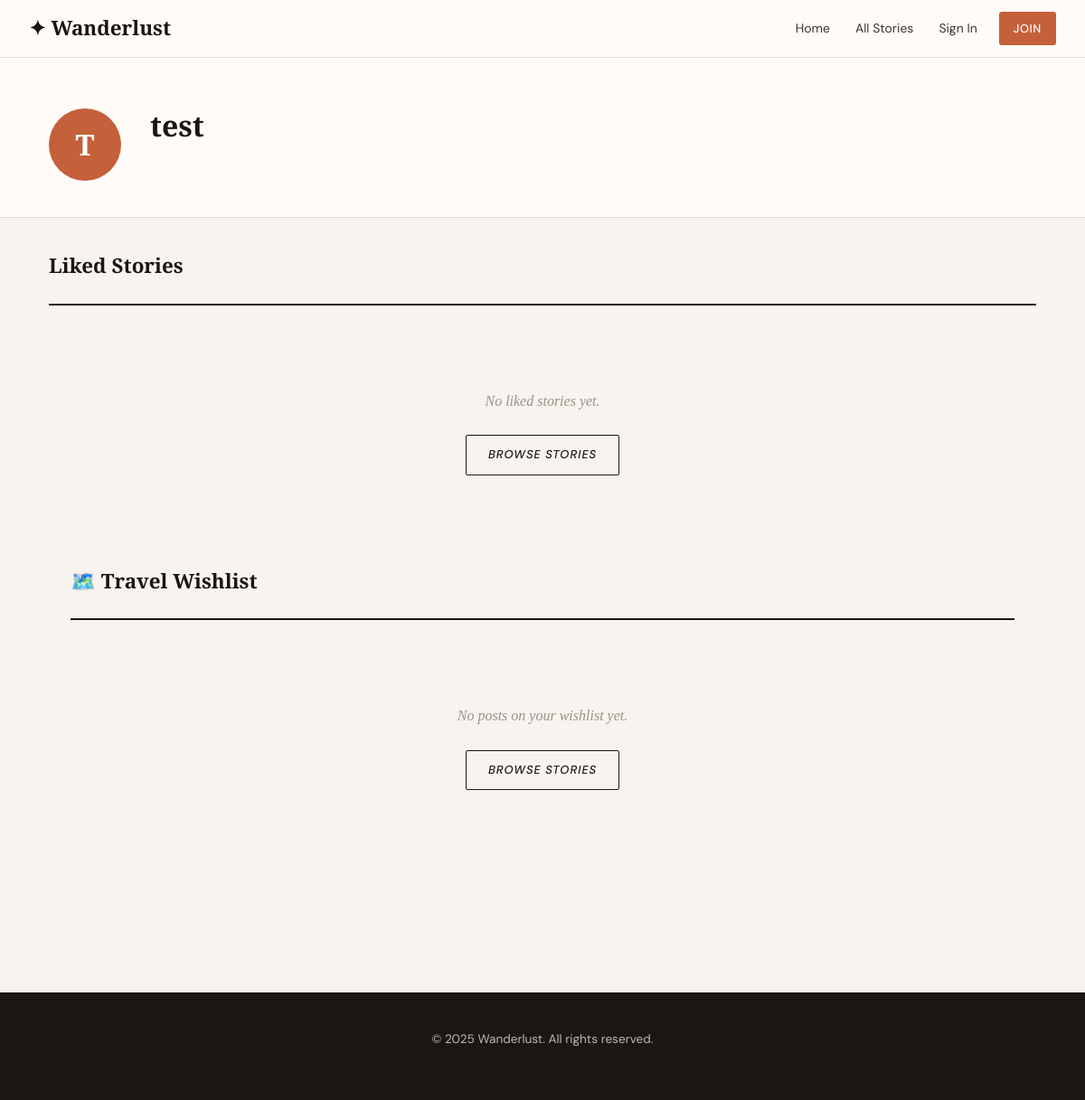
Page /accounts/profile/test/ on the earlier database version.
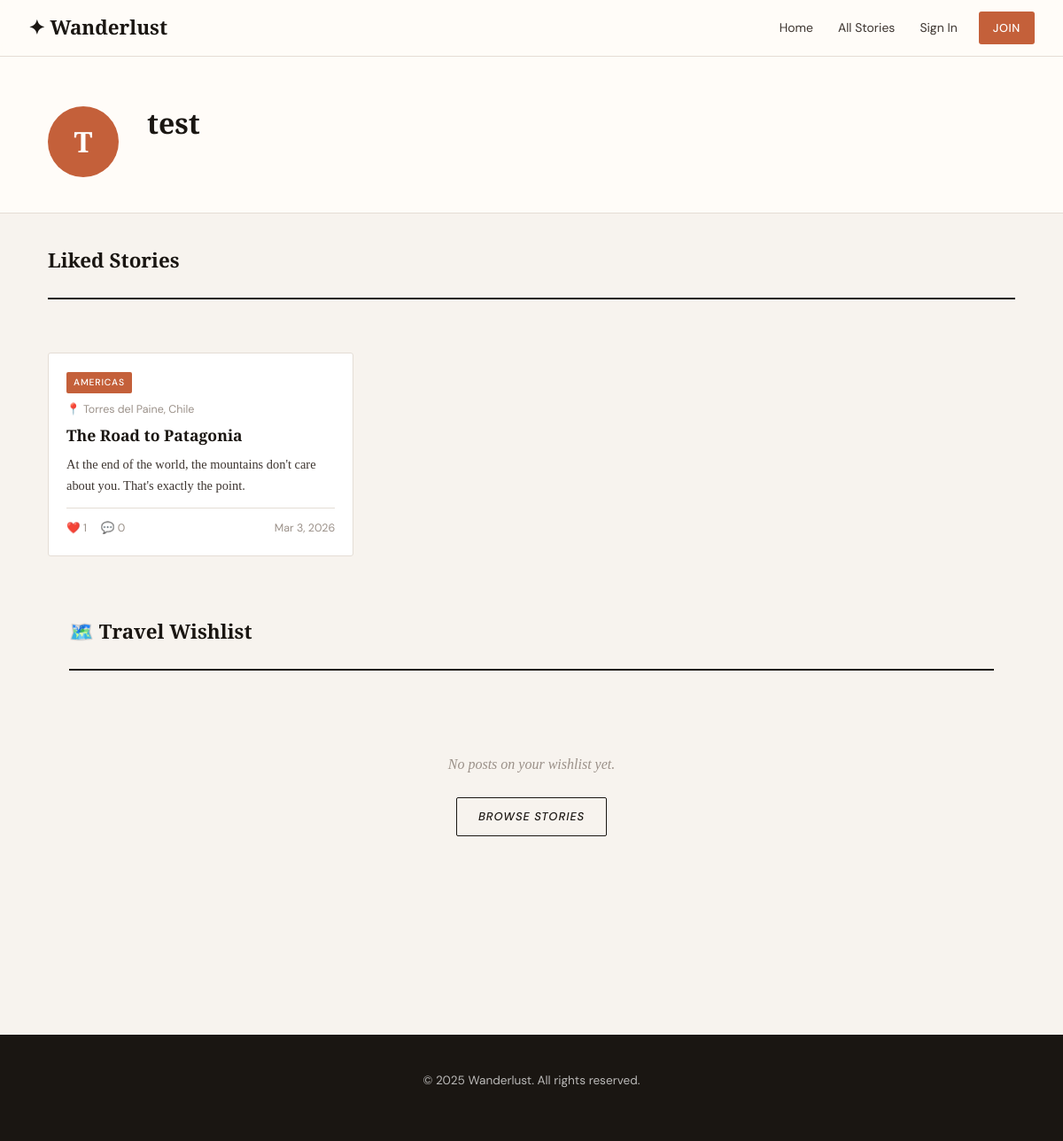
Same page on the later database version.
### blog/models.py (models this page shows, shortened)
class Like(models.Model):
    post = models.ForeignKey(Post, on_delete=models.CASCADE, related_name='likes')
    user = models.ForeignKey(User, on_delete=models.CASCADE, related_name='likes')
    created_at = models.DateTimeField(auto_now_add=True)
    class Meta:
        unique_together = ('post', 'user')

class Post(models.Model):
    STATUS_DRAFT = 'draft'
    STATUS_PUBLISHED = 'published'
    STATUS_CHOICES = [
        (STATUS_DRAFT, 'Draft'),
        (STATUS_PUBLISHED, 'Published'),
    ]
    title = models.CharField(max_length=200)
    slug = models.SlugField(max_length=200, unique=True, blank=True)
    author = models.ForeignKey(User, on_delete=models.CASCADE, related_name='posts')
    category = models.ForeignKey(Category, on_delete=models.SET_NULL, null=True, blank=True, related_name='posts')
    destination = models.CharField(max_length=100)
    excerpt = models.TextField(max_length=300)
    content = models.TextField()
    status = models.CharField(max_length=10, choices=STATUS_CHOICES, default=STATUS_DRAFT)
    created_at = models.DateTimeField(auto_now_add=True)
    featured = models.BooleanField(default=False)
    class Meta:
        ordering = ['-created_at']
    def get_absolute_url(self):
        return reverse('blog:post_detail', kwargs={'slug': self.slug})
    @property
    def like_count(self):
        return self.likes.count()
    @property
    def comment_count(self):
        return self.comments.filter(approved=True).count()

class Category(models.Model):
    name = models.CharField(max_length=100, unique=True)
    slug = models.SlugField(max_length=100, unique=True, blank=True)
    class Meta:
        verbose_name_plural = 'categories'

### accounts/views.py (the view)
# urls.py: path('profile/<str:username>/', views.profile_view, name='profile'),
def profile_view(request, username):
    profile_user = get_object_or_404(User, username=username)
    liked_posts = profile_user.likes.select_related('post').filter(
        post__status='published'
    )
    wishlisted_posts = profile_user.wishlists.select_related('post').filter(
        post__status='published'
    )
    context = {
        'profile_user': profile_user,
        'liked_posts': liked_posts,
        'wishlisted_posts': wishlisted_posts,
    }
    return render(request, 'accounts/profile.html', context)

### templates/accounts/profile.html (shortened to what this page needs)
{% extends 'base.html' %}
{% block content %}
<div class="profile-header-section">
  <div class="container px-4">
    <div class="profile-header-inner">
      <div class="profile-avatar-circle">
        {{ profile_user.username|first|upper }}
      </div>
      <div class="profile-info">
        <h1 class="profile-name">{{ profile_user.username }}</h1>
      </div>
    </div>
  </div>
</div>
<div class="container px-4 pb-5">
  <div class="section-header">
    <h2 class="section-title">Liked Stories</h2>
  </div>
  {% if liked_posts %}
    <div class="stories-grid">
      {% for like in liked_posts %}
      <article class="story-card">
        <a href="{{ like.post.get_absolute_url }}">
          <div class="story-card-body">
            {% if like.post.category %}
              <span class="story-category-tag">{{ like.post.category.name }}</span>
            {% endif %}
            <p class="story-dest">📍 {{ like.post.destination }}</p>
            <h3 class="story-title">{{ like.post.title }}</h3>
            <p class="story-excerpt">{{ like.post.excerpt }}</p>
            <div class="story-meta">
              <span>❤️ {{ like.post.like_count }}</span>
              <span>💬 {{ like.post.comment_count }}</span>
              <time>{{ like.post.created_at|date:"M j, Y" }}</time>
            </div>
          </div>
        </a>
      </article>
      {% endfor %}
    </div>
  {% else %}
    <div class="empty-state">
      <p>No liked stories yet.</p>
      <a href="/posts/" class="hero-btn" style="color: var(--ink); border-color: var(--ink);">Browse Stories</a>
    </div>
  {% endif %}
<div class="container px-4 pb-5">
  <div class="section-header">
    <h2 class="section-title">🗺️ Travel Wishlist</h2>
  </div>
  {% if wishlisted_posts %}
    <div class="stories-grid">
      {% for item in wishlisted_posts %}
      <article class="story-card">
        <a href="{{ item.post.get_absolute_url }}">
          <div class="story-card-body">
            {% if item.post.category %}
              <span class="story-category-tag">{{ item.post.category.name }}</span>
            {% endif %}
            <p class="story-dest">📍 {{ item.post.destination }}</p>
            <h3 class="story-title">{{ item.post.title }}</h3>
            <p class="story-excerpt">{{ item.post.excerpt }}</p>
            <div class="story-meta">
              <span>❤️ {{ item.post.like_count }}</span>
              <span>💬 {{ item.post.comment_count }}</span>
              <time>{{ item.post.created_at|date:"M j, Y" }}</time>
            </div>
          </div>
        </a>
      </article>
      {% endfor %}
    </div>
  {% else %}
    <div class="empty-state">
      <p>No posts on your wishlist yet.</p>
      <a href="/posts/" class="hero-btn" style="color: var(--ink); border-color: var(--ink);">Browse Stories</a>
    </div>
  {% endif %}
</div>
{% endblock %}

Differences in the rows shown:
added Like: post.category.name "AMERICAS", post.destination "Torres del Paine, Chile", post "The Road to Patagonia", post.excerpt "At the end of the world, the mountains don't care about you. That's exactly the point.", post.like_count "1", post.comment_count "0", post.created_at "Mar 3, 2026"
Other differences:
text no longer shown: "No liked stories yet. BROWSE STORIES"
